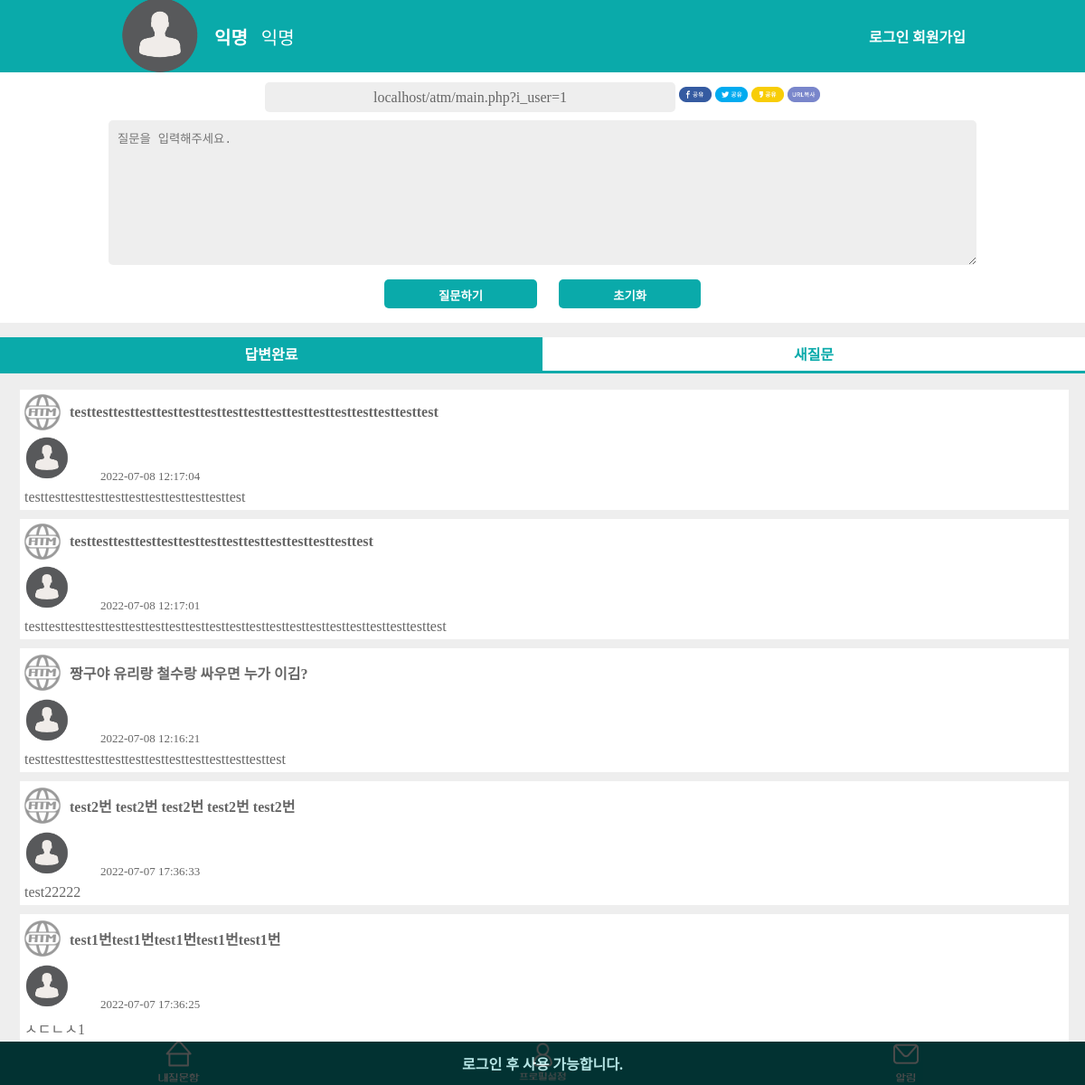
Page /main.php?i_user=1 on the committed database.
### tables this page shows
CREATE TABLE IF NOT EXISTS `t_board` (
  `i_board` int(10) unsigned NOT NULL AUTO_INCREMENT,
  `question` varchar(2000) NOT NULL,
  `answer` varchar(2000) DEFAULT NULL,
  `i_user` int(10) unsigned NOT NULL,
  `que_at` datetime DEFAULT current_timestamp(),
  `ans_at` datetime DEFAULT current_timestamp(),
  `ansmod_at` datetime DEFAULT current_timestamp(),
  PRIMARY KEY (`i_board`),
  KEY `i_user` (`i_user`),
  CONSTRAINT `t_board_ibfk_1` FOREIGN KEY (`i_user`) REFERENCES `t_user` (`i_user`)
);

### db/db_board.php (called while the page is built, shortened)
<?php
function sel_board_list1(&$param)
{
    $i_user = $param["i_user"];
    $sql =
        "   SELECT A.i_board, A.question, A.answer, A.ans_at, B.profile_img, B.nm, B.intro
            FROM t_board A
            INNER JOIN t_user B
            ON A.i_user=B.i_user
            WHERE answer IS not NULL AND B.i_user = $i_user
            ORDER BY i_board
            DESC
        ";
    $conn = get_conn();
    $result = mysqli_query($conn, $sql);
    return $result;
}
function sel_board_list2(&$param)
{
    $i_user = $param["i_user"];
    $sql =
        "   SELECT A.question, A.que_at, A.i_board
            FROM t_board A
            INNER JOIN t_user B
            ON A.i_user=B.i_user
            WHERE answer IS NULL AND B.i_user = $i_user
            ORDER BY i_board
            DESC;
        ";
    $conn = get_conn();
    $result = mysqli_query($conn, $sql);
    return $result;
}

### main.php (the view, shortened to what this page needs)
<?php
include_once "db/db_board.php";
$login_user = $_SESSION["login_user"];
$i_user = $_GET["i_user"];
$param = [
  "i_user" => $i_user
];
$list1 = sel_board_list1($param);
?>
<!DOCTYPE html>
<html lang="en">
<head>
  <link rel="stylesheet" href="css/main.css">
</head>
<body>
  <div class="container">
    <header>
      <div class="a_header">
        <div class="a_header_1">
          <div class="a_header_profile">
            <?php
            if (!isset($_SESSION['login_user'])) {
              $profile_img = "basic.png";
              $profile_none = "익명";
            } else {
              $session_img = $_SESSION["login_user"]["profile_img"];
              $profile_img = $session_img === null ? "basic.png" : $_SESSION["login_user"]["i_user"] . "/" . $session_img;
            }
            ?>
            <span class="profile_img"><img src="img/profile/<?= $profile_img ?>"></span>
            <div class="profile_nm" style="margin-left: 15px; font-size: 20px;"><?= isset($_SESSION["login_user"]) ? $login_user["nm"] : $profile_none ?></div>
            <div class="profile_intro" style="margin-left: 15px; font-size: 20px;"><?= isset($_SESSION["login_user"]) ? $login_user["intro"] : $profile_none ?></div>
          </div>
          <nav class="a_header_menu">
            <?php if (isset($_SESSION["login_user"])) { ?>
              <a href="logout.php">로그아웃</a>
            <?php } else { ?>
              <a href="login.php">로그인</a>
              <a href="join.php">회원가입</a>
            <?php } ?>
          </nav>
        </div>
      </div>
    </header>
    <main>
      <div class="a_main">
        <div class="a_main_write">
          <div class="a_main_write_1">
            <span class="a_main_write_1_url">localhost/atm/main.php?i_user=<?= $i_user ?></span>
            <span class="abc">
              <a href="#"><img src="img/fb_share.png" class="shareimg"></a>
              <a href="#"><img src="img/tw_share.png" class="shareimg"></a>
              <a href="#"><img src="img/kt_share.png" class="shareimg"></a>
              <a href="#"><img src="img/url_share.png" class="shareimg"></a>
            </span>
          </div>
          <div class="a_main_write_2">
            <form action="write_proc.php" method="post">
              <div class="a_main_write_2_txt"><textarea name="question" placeholder="질문을 입력해주세요."></textarea></div>
              <div class="a_main_write_2_button">
                <input type="submit" value="질문하기">
                <input type="reset" value="초기화">
              </div>
            </form>
          </div>
        </div>
        <div class="main_list">
          <div class="tabs">
            <label class="tab_item" for="all">답변완료</label>
            <label class="tab_item" for="programming">새질문</label>
            <div class="tab_content" id="all_content">
              <?php foreach ($list1 as $item) { ?>
                <a href="detail.php?i_board=<?= $item["i_board"] ?>">
                  <div class="tab_content_set">
                    <div class="q_tab">
                      <img src="img/profile/atm_basic.png" class="main_list_img">
                      <span class="q_tab_q"><?= $item["question"] ?></span>
                    </div>
                    <span class=" tab_content_each"><img class="tab_content_each_profile" src="img/profile/<?= $profile_img ?>"></span>
                    <span class="tab_content_each" style="font-size: 20px; font-weight: bold;"><?= $item["nm"] ?></span>
                    <span class="tab_content_each">
                    </span>
                    <span class="tab_content_each" style="font-size: 13px;"><?= $item["ans_at"] ?></span>
                    <div class="tab_content_each"><?= $item["answer"] ?></div>
                  </div>
                </a>
              <?php } ?>
            </div>
          </div>
        </div>
      </div>
    </main>
    <footer>
      <div class="a_footer">
        <div class="a_footer_answer"><a href="main.php?i_user=<?= $i_user ?>"><img src="img/answer.png" class="a_footer_answer_img"></a></div>
        <div class="a_footer_profile"><a href="myprofile.php?i_user=<?= $i_user ?>"><img src="img/profile.png" class="a_footer_profile_img"></a></div>
        <div class="a_footer_notice"><a href="new_noti.php?i_user=<?= $i_user ?>"><img src="img/notice.png" class="a_footer_notice_img"></a>
        </div>
        <?php if (!isset($_SESSION["login_user"])) { ?>
          <div class="a_footer_login">로그인 후 사용 가능합니다.</div>
        <?php } ?>
      </div>
    </footer>
  </div>
</body>
</html>

### css/main.css (style rules this page uses)
* { box-sizing: border-box; padding: 0; margin: 0; }
.container .a_header { color: #fff; background-color: #0aaaaa; display: flex; justify-content: center; position: fixed; top: 0; left: 0; right: 0; height: 10vh; }
.container .a_header .a_header_1 { display: flex; justify-content: space-between; align-items: center; width: 80%; padding: 1vh 1vw; }
.container .a_header .a_header_1 .a_header_profile { display: flex; align-items: center; }
.container .a_header .a_header_1 .a_header_profile .profile_nm { font-weight: bold; }
.container .a_header .a_header_1 .a_header_profile .profile_img img { width: 90px; height: 90px; border-radius: 50%; }
.container .a_header .a_header_1 .a_header_menu a { color: #fff; text-decoration: none; font-weight: bold; }
.container .a_main { background-color: #eee; display: flex; flex-direction: column; justify-content: center; align-items: center; padding-top: 10vh; }
.container .a_main .a_main_write { background-color: #fff; display: flex; flex-direction: column; justify-content: center; align-items: center; width: 100%; }
.container .a_main .a_main_write .a_main_write_1 { margin-top: 2vh; }
.container .a_main .a_main_write .a_main_write_1 .a_main_write_1_url { background-color: #eee; color: #666666; border-radius: 5px; padding: 1vh 10vw; }
.container .a_main .a_main_write .a_main_write_1 .shareimg { max-width: 3vw; max-height: 3vh; }
.container .a_main .a_main_write .a_main_write_2 { display: flex; justify-content: center; align-items: center; }
.container .a_main .a_main_write .a_main_write_2 .a_main_write_2_txt { display: flex; justify-content: center; align-items: center; }
.container .a_main .a_main_write .a_main_write_2 textarea { border: 0; background-color: #eee; color: #666666; border-radius: 5px; margin-top: 2vh; padding: 10px; width: 80vw; height: 20vh; }
.container .a_main .a_main_write .a_main_write_2 .a_main_write_2_button { display: flex; justify-content: center; align-items: center; }
.container .a_main .a_main_write .a_main_write_2 input { border: 0; background-color: #0aaaaa; color: #fff; font-weight: bold; border-radius: 5px; height: 4vh; padding: 1vh 5vw; margin: 2vh 1vw; cursor: pointer; }
.container .a_main .main_list { margin-top: 2vh; display: flex; flex-direction: column; justify-content: center; align-items: center; width: 100%; }
.container .a_main .main_list .tabs { width: 100%; }
.container .a_main .main_list .tabs .tab_item { width: calc(100% / 2); height: 5vh; line-height: 5vh; border-bottom: 3px solid #0aaaaa; background-color: #fff; color: #0aaaaa; display: block; float: left; font-weight: bold; text-align: center; transition: all 0.2s ease; cursor: pointer; }
.container .a_main .main_list .tabs .tab_content { display: none; padding: 1vh 1vh 3vw 1vw; clear: both; overflow: hidden; }
.container .a_main .main_list .tabs .tab_content a { color: #666666; text-decoration: none; font-weight: bold; }
.container .a_main .main_list .tabs .tab_content .tab_content_set { background-color: #fff; color: #666666; margin: 10px; }
.container .a_main .main_list .tabs .tab_content .tab_content_set .q_tab { display: flex; align-items: center; padding: 5px; }
.container .a_main .main_list .tabs .tab_content .tab_content_set .q_tab .q_tab_q { padding: 10px; }
.container .a_main .main_list .tabs .tab_content .tab_content_set .tab_content_each { padding: 5px; font-weight: lighter; }
.container .a_main .main_list #all:checked ~ #all_content, .container .a_main .main_list #programming:checked ~ #programming_content { display: block; }
.container .a_main .main_list .tabs input:checked + .tab_item { background-color: #0aaaaa; color: #fff; }
.container .a_main .main_list .main_list_img { max-width: 5vw; max-height: 5vh; }
.container .a_main .main_list .tabs .tab_content .tab_content_set .tab_content_each_profile { width: 50px; height: 50px; border-radius: 50%; }
.container .a_footer { background-color: #0aaaaa; color: #fff; display: flex; justify-content: space-around; align-items: center; position: fixed; left: 0; bottom: 0; z-index: 1; width: 100%; height: 6vh; }
.container .a_footer a { color: #fff; }
.container .a_footer .a_footer_notice { position: relative; }
.container footer .a_footer_login { height: 6vh; width: 100vw; background-color: #000; color: #fff; opacity: 0.7; position: absolute; text-align: center; font-weight: bold; display: flex; justify-content: center; align-items: center; }

### rows in the picture
t_board: question "testtesttesttesttesttesttesttesttesttesttesttesttesttesttesttesttest", ans_at "2022-07-08 12:17:04", answer "testtesttesttesttesttesttesttesttesttesttest"
t_board: question "testtesttesttesttesttesttesttesttesttesttesttesttesttest", ans_at "2022-07-08 12:17:01", answer "testtesttesttesttesttesttesttesttesttesttesttesttesttesttesttesttesttesttesttesttest"
t_board: question "짱구야 유리랑 철수랑 싸우면 누가 이김?", ans_at "2022-07-08 12:16:21", answer "testtesttesttesttesttesttesttesttesttesttesttesttest"
t_board: question "test2번 test2번 test2번 test2번 test2번", ans_at "2022-07-07 17:36:33", answer "test22222"
t_board: question "test1번test1번test1번test1번test1번", ans_at "2022-07-07 17:36:25", answer "ㅅㄷㄴㅅ1"

### other values in the picture
$profile_none "익명"
$i_user "1"
